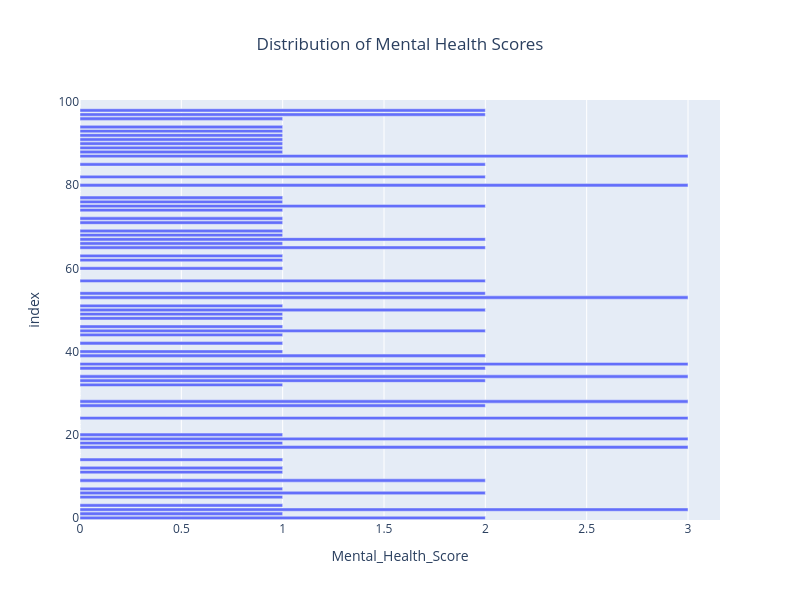

Notebook code cell kept with this figure:
### Code cell
fig5 = px.bar(
    df,
    x='Mental_Health_Score',
    title='Distribution of Mental Health Scores'
)

fig5.update_layout(
    width=800,
    height=600,
    title_x=0.5
)

### Figure 1 — Plotly figure (JSON) as saved in the notebook; plotly's stock layout.template omitted (floating-point values rounded to 4 significant figures)
{"data": [{"hovertemplate": "Mental_Health_Score=%{x}<br>index=%{y}<extra></extra>", "legendgroup": "", "marker": {"color": "#636efa", "pattern": {"shape": ""}}, "name": "", "orientation": "h", "showlegend": false, "textposition": "auto", "type": "bar", "x": [2, 1, 3, 1, 0, 1, 2, 1, 0, 2, 0, 1, 1, 0, 1, 0, 0, 3, 1, 3, 1, 0, 0, 0, 3, 0, 0, 2, 3, 0, 0, 0, 1, 2, 3, 0, 2, 3, 0, 2, 1, 0, 1, 0, 1, 2, 1, 0, 1, 1, 2, 1, 0, 3, 2, 0, 0, 2, 0, 0, 1, 0, 1, 1, 0, 2, 1, 2, 1, 1, 0, 1, 1, 0, 1, 2, 1, 1, 0, 0, 3, 0, 2, 0, 0, 2, 0, 3, 1, 1, 1, 1, 1, 1, 1, 0, 1, 2, 2, 0, 0], "xaxis": "x", "y": [0, 1, 2, 3, 4, 5, 6, 7, 8, 9, 10, 11, 12, 13, 14, 15, 16, 17, 18, 19, 20, 21, 22, 23, 24, 25, 26, 27, 28, 29, 30, 31, 32, 33, 34, 35, 36, 37, 38, 39, 40, 41, 42, 43, 44, 45, 46, 47, 48, 49, 50, 51, 52, 53, 54, 55, 56, 57, 58, 59, 60, 61, 62, 63, 64, 65, 66, 67, 68, 69, 70, 71, 72, 73, 74, 75, 76, 77, 78, 79, 80, 81, 82, 83, 84, 85, 86, 87, 88, 89, 90, 91, 92, 93, 94, 95, 96, 97, 98, 99, 100], "yaxis": "y"}], "layout": {"barmode": "relative", "height": 600, "legend": {"tracegroupgap": 0}, "title": {"text": "Distribution of Mental Health Scores", "x": 0.5}, "width": 800, "xaxis": {"anchor": "y", "domain": [0, 1], "title": {"text": "Mental_Health_Score"}}, "yaxis": {"anchor": "x", "domain": [0, 1], "title": {"text": "index"}}}}
